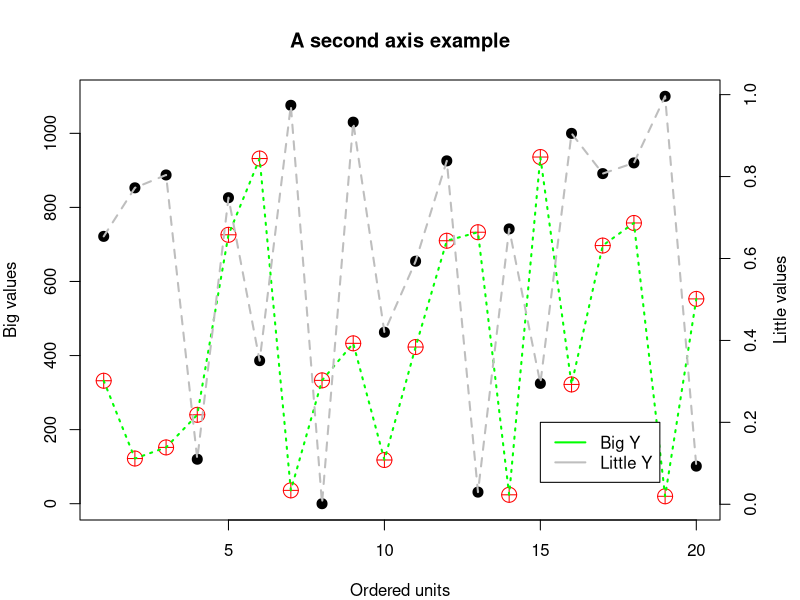

The R script that drew this image:
#################################################################
## 17_2ndYaxis.R                                               ##
## Graphics example, how to add a second Y axis using          ##
## par(new=T)                                                  ##
##                                                             ##
## Ian Roberts.  ir210@cam.ac.uk                               ## 
#################################################################
##
##
### START ###

# Generate some fake data
x1<-1:20
y1<-sample(1000,20)
y2<-runif(20)

# labels for y2 axis
y2axis<-seq(0,1,.2)

# Set up figure margins
par(mar=c(4,4,4,4))

# Draw the first plot x1,y1 - big red crossed open dots
plot(x1,y1,type="p",pch=10,cex=2,col="red",
	main="A second axis example",
	ylab="Big values",ylim=c(0,1100),
	xlab="Ordered units")

# Connect the dots with a nice dashed green line
points(x1,y1,type="l",lty=3,lwd=2,col="green")

# Overlay a new plot
par(new=T)

# Draw the second plot x1,y2 - bigger black dots
# Remember axes=FALSE, no box
plot(x1,y2,type="p",pch=20,cex=2,col="black",axes=FALSE,bty="n",
	xlab="",ylab="")

# Connect the dots with a grey dash
points(x1,y2,type="l",lty=2,lwd=2,col="grey")

# Create the second Y axis on the right (4) side
axis(side=4,at=pretty(y2axis))

# Generate an axis label
mtext("Little values",side=4,line=2.5)

# Add a legend - could use locator rather than coordinates
legend(15,0.2,c("Big Y","Little Y"),lty=1,lwd=2,col=c("green","grey"))


#################### END #############################################
